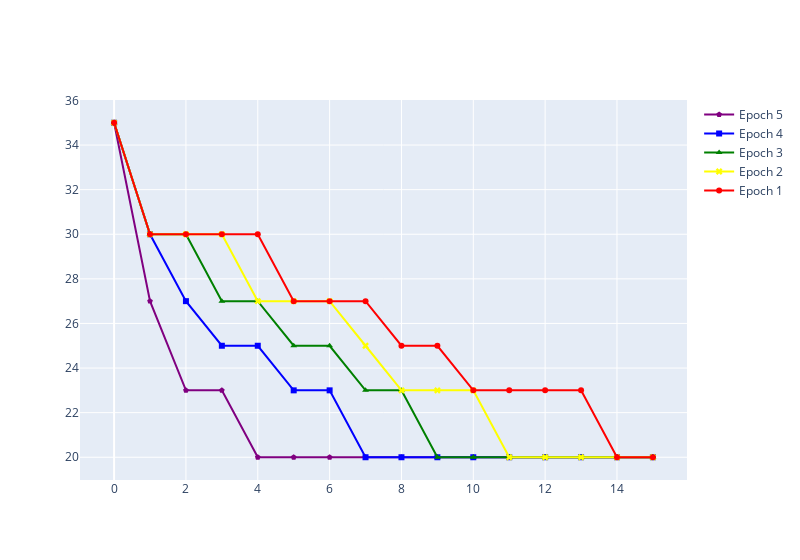

Notebook cell for this chart:
### Code cell
fig = make_subplots(rows = 1, cols = 1)

colors = ["red", "yellow", "green", "blue", "purple"]
symbols = ["circle", "x", "triangle-up", "square", "pentagon"]

for i in range(len(final)):
    fig.add_trace(go.Scatter(x = [i for i in range(len(final[i]))], y = final[i], mode = "markers + lines", marker_color = colors[4-i], marker = dict(symbol=symbols[4-i]), name=str("Epoch " + str(5-i))), row = 1, col = 1)

fig.update_layout(width = 800)

fig.show()

### Figure 1 — Plotly figure (JSON) as saved in the notebook; plotly's stock layout.template omitted (floating-point values rounded to 4 significant figures)
{"data": [{"marker": {"color": "purple", "symbol": "pentagon"}, "mode": "markers+lines", "name": "Epoch 5", "type": "scatter", "x": [0, 1, 2, 3, 4, 5, 6, 7, 8, 9, 10, 11, 12, 13, 14, 15], "xaxis": "x", "y": [35, 27, 23, 23, 20, 20, 20, 20, 20, 20, 20, 20, 20, 20, 20, 20], "yaxis": "y"}, {"marker": {"color": "blue", "symbol": "square"}, "mode": "markers+lines", "name": "Epoch 4", "type": "scatter", "x": [0, 1, 2, 3, 4, 5, 6, 7, 8, 9, 10, 11, 12, 13, 14, 15], "xaxis": "x", "y": [35, 30, 27, 25, 25, 23, 23, 20, 20, 20, 20, 20, 20, 20, 20, 20], "yaxis": "y"}, {"marker": {"color": "green", "symbol": "triangle-up"}, "mode": "markers+lines", "name": "Epoch 3", "type": "scatter", "x": [0, 1, 2, 3, 4, 5, 6, 7, 8, 9, 10, 11, 12, 13, 14, 15], "xaxis": "x", "y": [35, 30, 30, 27, 27, 25, 25, 23, 23, 20, 20, 20, 20, 20, 20, 20], "yaxis": "y"}, {"marker": {"color": "yellow", "symbol": "x"}, "mode": "markers+lines", "name": "Epoch 2", "type": "scatter", "x": [0, 1, 2, 3, 4, 5, 6, 7, 8, 9, 10, 11, 12, 13, 14, 15], "xaxis": "x", "y": [35, 30, 30, 30, 27, 27, 27, 25, 23, 23, 23, 20, 20, 20, 20, 20], "yaxis": "y"}, {"marker": {"color": "red", "symbol": "circle"}, "mode": "markers+lines", "name": "Epoch 1", "type": "scatter", "x": [0, 1, 2, 3, 4, 5, 6, 7, 8, 9, 10, 11, 12, 13, 14, 15], "xaxis": "x", "y": [35, 30, 30, 30, 30, 27, 27, 27, 25, 25, 23, 23, 23, 23, 20, 20], "yaxis": "y"}], "layout": {"width": 800, "xaxis": {"anchor": "y", "domain": [0, 1]}, "yaxis": {"anchor": "x", "domain": [0, 1]}}}
